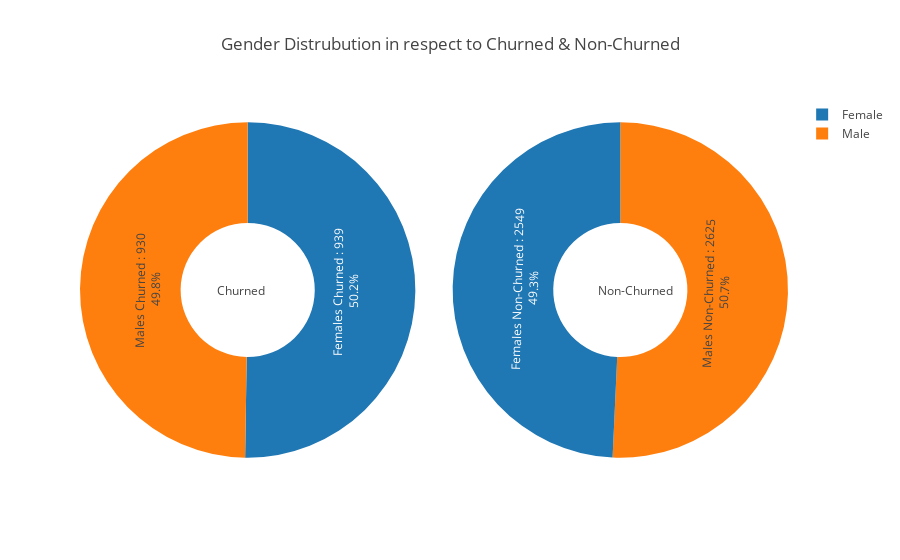

Write notebook code for a chart like this one.
### Markdown cell above
## <a >Gender Distrubution in respect to Churned & Non-Churned Using Pie Plot</a>

### Code cell
LP = len(data[(data['gender'] == 1) &  (data['Churn'] == 0)])
MU = len(data[(data['gender'] == 0) &  (data['Churn'] == 0)])
MX = [LP , MU ]

LB = len(data[(data['gender'] == 1) &  (data['Churn'] == 1)])
MJ = len(data[(data['gender'] == 0) &  (data['Churn'] == 1)])
MF = [LB , MJ ]


STT = f"Males Churned : {LB} "
STX = f"Females Churned : {MJ} "
STG = f"Males Non-Churned : {LP} "
STH = f"Females Non-Churned : {MU} "


fig = {
  "data": [
    {
      "values": [LB, MJ],
      "labels": [
      "Male" , "Female"    ],
      "text":[STT , STX],
      "textposition":"inside",
      "domain": {"column": 0},
        
      "name": "Churned",
      "hoverinfo":"label+percent+name",
      "hole": .4,
      "type": "pie"
    },
    {
      "values": [LP, MU ],
      "labels": [
        "Male" , "Female"
      ],
      "text":[STG, STH],
      "textposition":"inside",
      "domain": {"column": 1},
      "name": "Non-Churned",
      "hoverinfo":"label+percent+name",
      "hole": .4,
      "type": "pie"
    }],
  "layout": {
        "title":"Gender Distrubution in respect to Churned & Non-Churned",
        "grid": {"rows": 1, "columns": 2},
        "annotations": [
            {
                "font": {
                    "size": 12
                },
                "showarrow": False,
                "text": "Churned",
                "x": 0.19,
                "y": 0.5
            },
            {
                "font": {
                    "size": 12
                },
                "showarrow": False,
                "text": "Non-Churned",
                "x": 0.84,
                "y": 0.5
            }
        ]
    }
}
py.iplot(fig, filename='donut')

### Figure 1 — Plotly figure (JSON) as saved in the notebook; plotly's stock layout.template omitted (floating-point values rounded to 4 significant figures)
{"data": [{"domain": {"column": 0}, "hole": 0.4, "hoverinfo": "label+percent+name", "labels": ["Male", "Female"], "name": "Churned", "text": ["Males Churned : 930 ", "Females Churned : 939 "], "textposition": "inside", "type": "pie", "uid": "37103d59-fcc2-4713-9980-11e0d3737deb", "values": [930, 939]}, {"domain": {"column": 1}, "hole": 0.4, "hoverinfo": "label+percent+name", "labels": ["Male", "Female"], "name": "Non-Churned", "text": ["Males Non-Churned : 2625 ", "Females Non-Churned : 2549 "], "textposition": "inside", "type": "pie", "uid": "10a12d05-247c-4baa-93d7-9231509f347a", "values": [2625, 2549]}], "layout": {"annotations": [{"font": {"size": 12}, "showarrow": false, "text": "Churned", "x": 0.19, "y": 0.5}, {"font": {"size": 12}, "showarrow": false, "text": "Non-Churned", "x": 0.84, "y": 0.5}], "grid": {"columns": 2, "rows": 1}, "title": {"text": "Gender Distrubution in respect to Churned & Non-Churned"}}}
